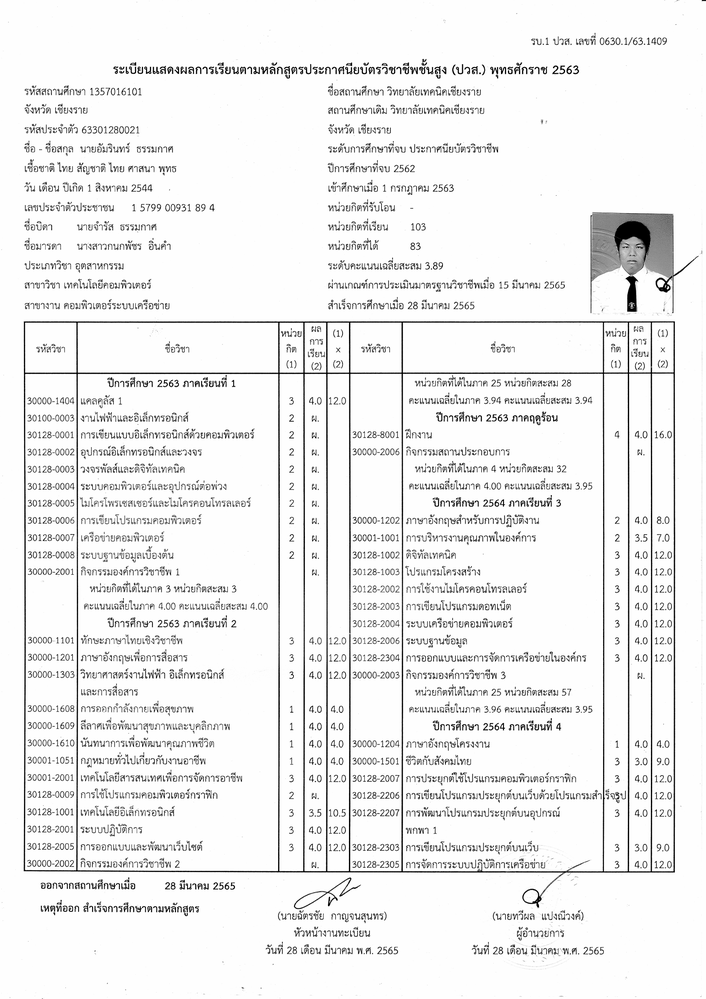
#> input picture django/ocr_project/media/img-3.png, 706 x 999 px, shrunk from 1653 x 2338 before the run
$ python -i helper_2.py   (imports and definitions only)
#> lines starting #> are read from the running program, lines starting #| are printed output that depends on the picture
#> further down, picture is the input picture: shape (999, 706, 3); min 0, max 255, mean 238.5
import pytesseract
import cv2
from matplotlib import table
import numpy as np
import matplotlib.pyplot as plt
from pathlib import Path

# [84 lines left out: functions load_image_for_ocr, separate_table_and_studentInfo, detect_text_group, not called in this run]

def table_cell_detection(table_img):
    # ใช้ Morphological Operations เพื่อตรวจจับเส้น
    #แนวนอน (Rows)
    horizontal_kernel = cv2.getStructuringElement(cv2.MORPH_RECT, (25, 1))
    horizontal_lines = cv2.morphologyEx(table_img, cv2.MORPH_OPEN, horizontal_kernel)
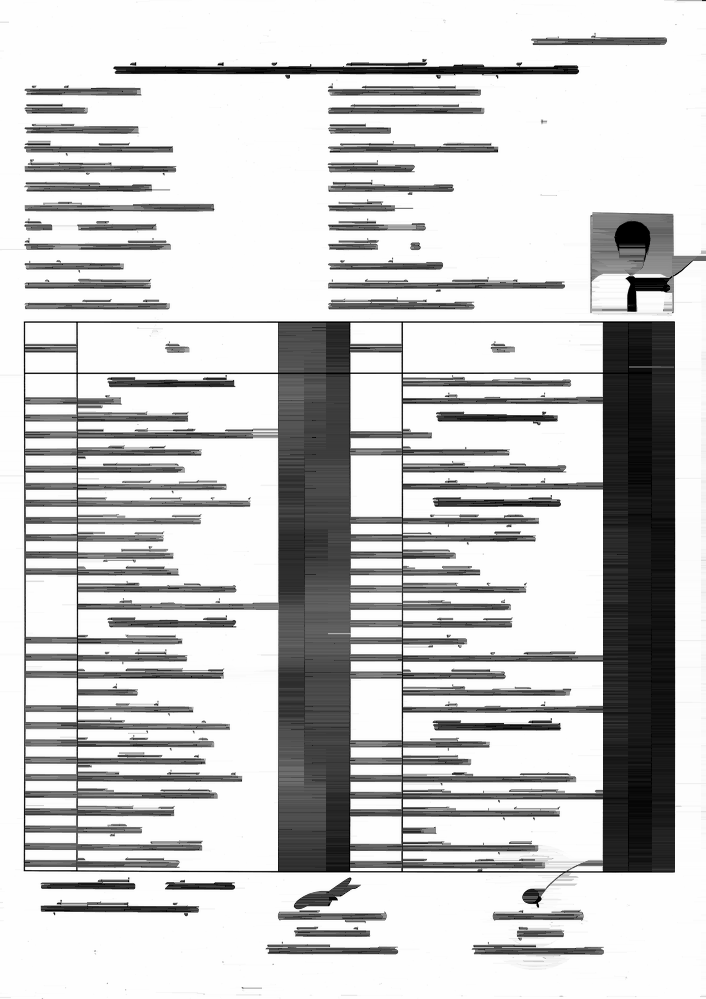
#> horizontal_lines: shape (999, 706, 3); min 0, max 255, mean 202.1

    #แนวตั้ง (Columns)
    vertical_kernel = cv2.getStructuringElement(cv2.MORPH_RECT, (1, 25))
    vertical_lines = cv2.morphologyEx(table_img, cv2.MORPH_OPEN, vertical_kernel)
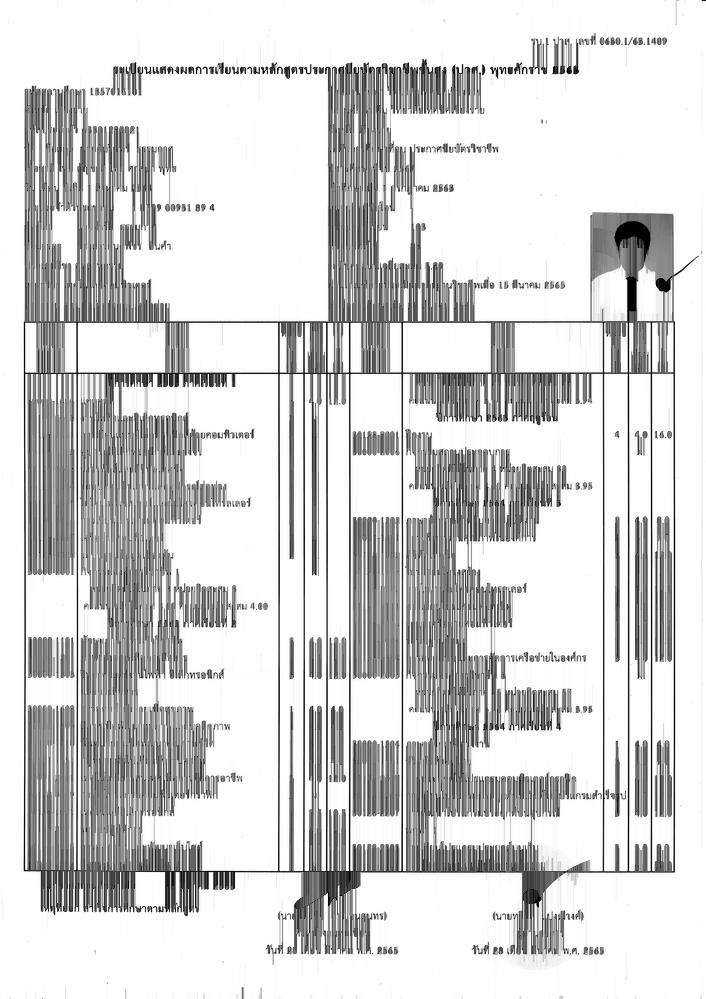
#> vertical_lines: shape (999, 706, 3); min 0, max 255, mean 209.8

    # รวมเส้น
    table_structure = cv2.add(horizontal_lines, vertical_lines)
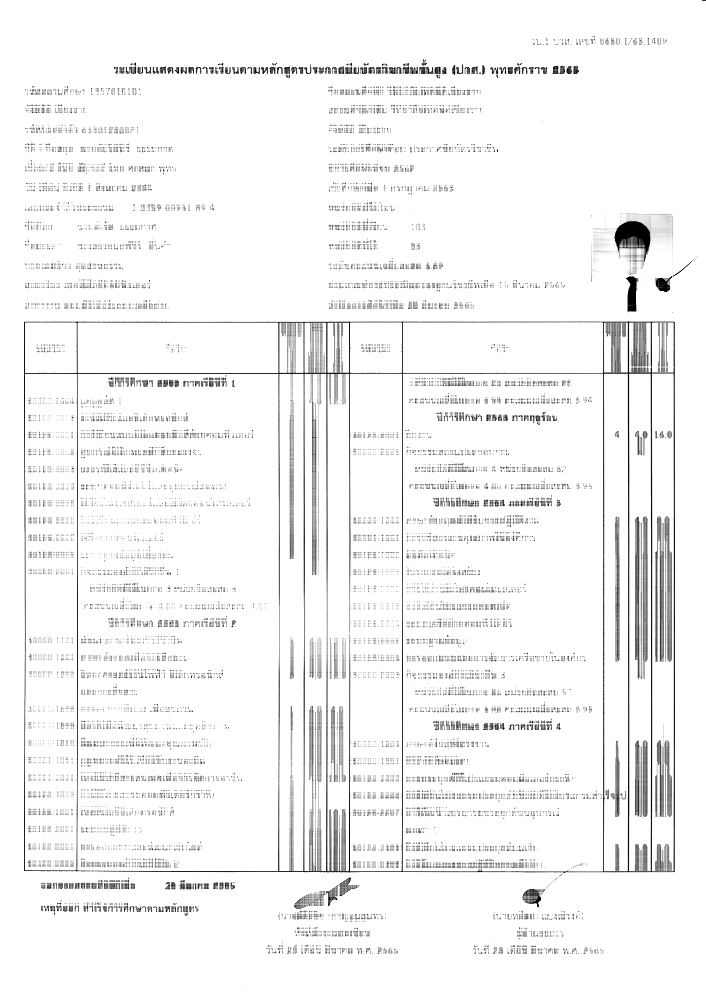
#> table_structure: shape (999, 706, 3); min 0, max 255, mean 243.8

    # Combine lines
    combined_lines = cv2.addWeighted(horizontal_lines, 0.5, vertical_lines, 0.5, 0)
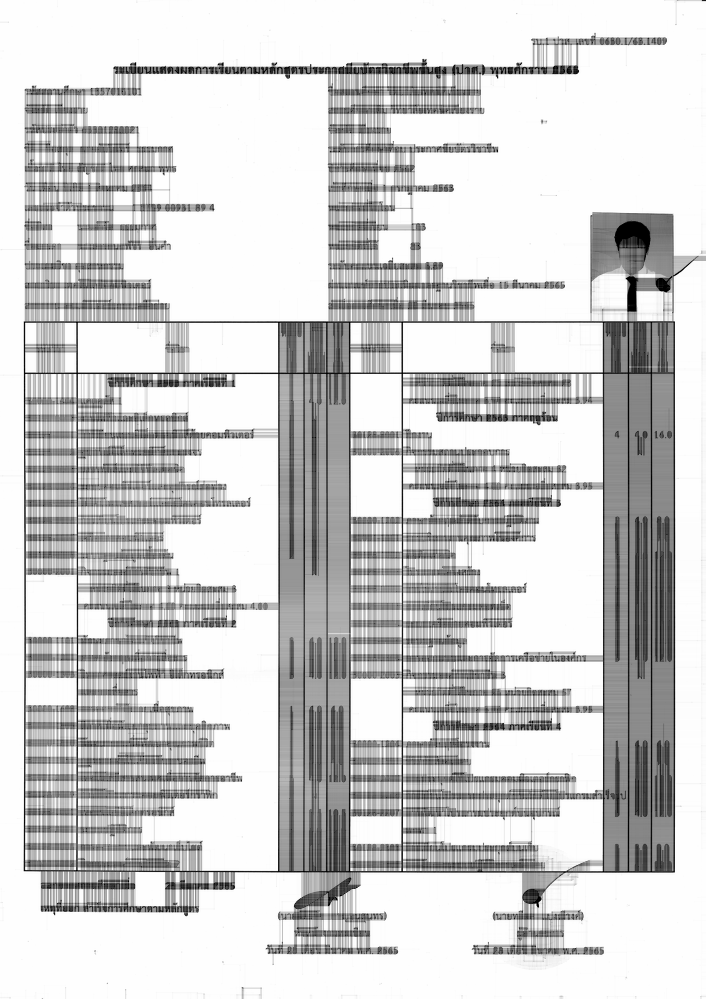
#> combined_lines: shape (999, 706, 3); min 0, max 255, mean 206

    # Dilate to connect broken lines
    kernel = cv2.getStructuringElement(cv2.MORPH_RECT, (3, 3))
    dilated_lines = cv2.dilate(combined_lines, kernel, iterations=1)
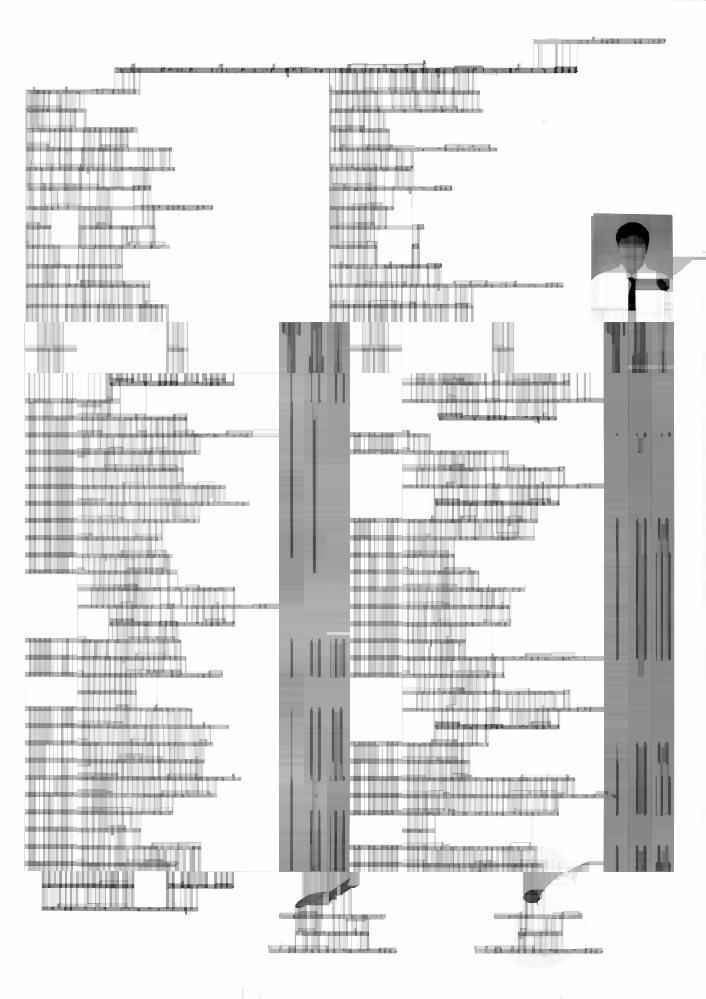
#> dilated_lines: shape (999, 706, 3); min 0, max 255, mean 223

    # Find contours
#> (the run stopped early here; a loop or call above may not have finished)
